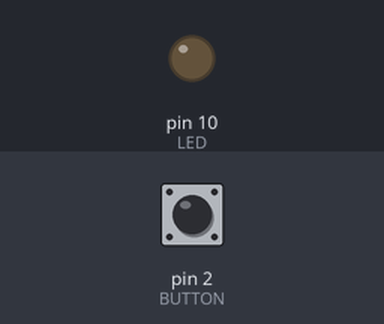
A sketch run on a simulated Arduino Uno, built with avr-gcc and run on an emulated ATmega328P. On the bench: output pins drawn as LEDs (lit = HIGH). The inputs (shaded band) are chosen by the test bench; at power-on: pin 2 (BUTTON) LOW.

Above: at 1.2 s.
1.3 s: pin 2 (BUTTON) pulled HIGH for 0.15 s
At 2.1 s:
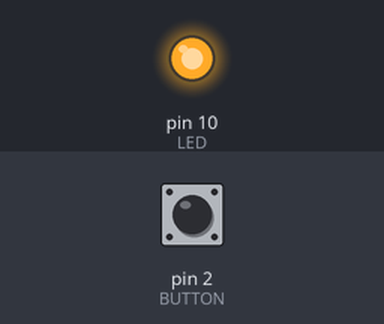
2.9 s: pin 2 (BUTTON) pulled HIGH for 1 s
At 3.3 s:
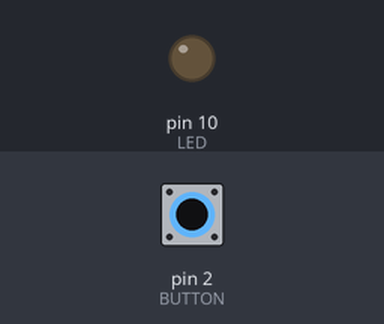
5.4 s: pin 2 (BUTTON) pulled HIGH for 3.2 s
At 6.4 s:
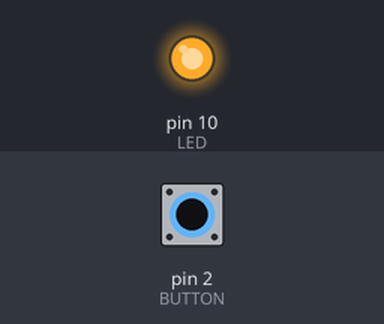
Timing chart, 0 to 8.4 s (numbered marks = the images above; inputs shaded):
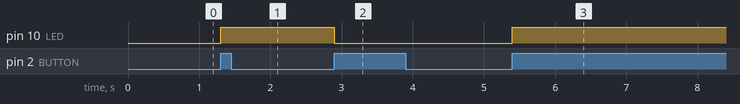

Measured:
- after the input at 1.3 s, pin 10 (LED): LOW → HIGH at once
- after the input at 2.9 s, pin 10 (LED): HIGH → LOW at once
- after the input at 5.4 s, pin 10 (LED): LOW → HIGH at once

The sketch:

Les_2.ino
```cpp
// кнопка
const int LED=10; // Контакт 10 для подключения светодиода
const int BUTTON=2; // Контакт 2 для подключения кнопки
int tekButton = LOW; // Переменная для сохранения текущего состояния кнопки
int prevButton = LOW; // Переменная для сохранения предыдущего состояния
// кнопки
boolean ledOn = false; // Текущее состояние светодиода (включен/выключен)
void setup(){
// Сконфигурировать контакт светодиода как выход
pinMode (LED, OUTPUT);
// Сконфигурировать контакт кнопки как вход
pinMode (BUTTON, INPUT);
}
void loop(){
tekButton=digitalRead(BUTTON);
if (tekButton == HIGH && prevButton == LOW){
// нажатие кнопки – изменить состояние светодиода
ledOn=!ledOn;
digitalWrite(LED, ledOn);
  }
prevButton=tekButton;
}
```
